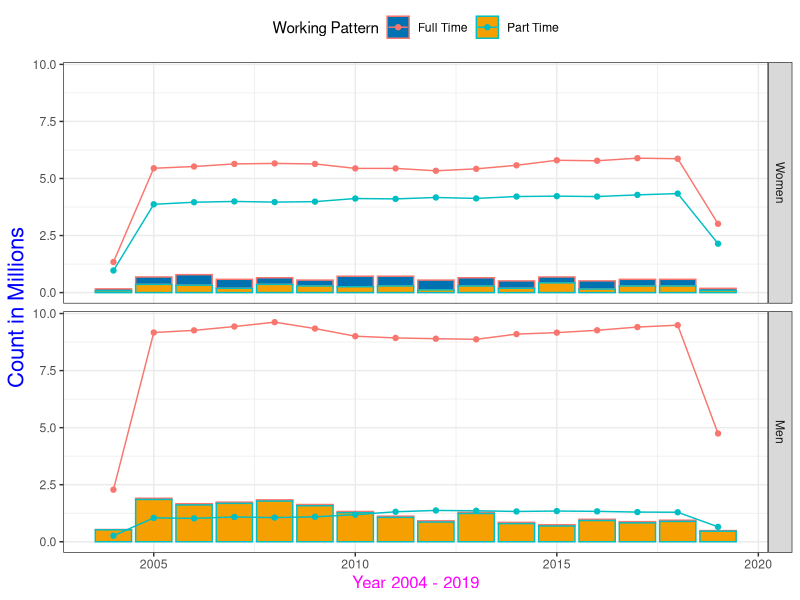

The R script that drew this image:
#set working directory

#load libraries to use

library(tidyverse)
#or
library(tidyr)
library(dplyr)
library(readr)
library(ggplot2)

#load in the dataset with read_csv()

employment <- read_csv("employment_statistics.csv")

#quick recap on tidyverse and pipes
#Pipes feed into each other. Easiest interpretation is to read them as 'then'
#Select variable, then, filter rows, then group, then....
# It reduces the number of environment objects created

employment_clean <- employment %>% #use employment data THEN
  select(-FeatureCode) %>%  #remove FeaureCode THEN
  filter(Measurement == 'Count') %>% #keep only the number ofpeople THEN
  select(-c(Units, Measurement)) #remove unnecessary column



######## Column modulation 

#we want to have the quaters and the years separate
# separate(data, Variable, into= c('ne_varA' , 'new_varB' ), sep = 'separator')

employment_separate <- employment_clean %>% 
  separate(DateCode, c('Year', 'Quarter'), sep="-")

View(employment_separate)

#unite works is the exact opposite way  
# unite(data, new_variable, c(variable1, variable2), sep = 'separator')  


employment_united <- employment_separate %>% 
  unite(DateCode, c('Year', 'Quarter'), sep="-")


####### Finding patterns with grepl and grep ######

genders <- c('male', 'female', 'non-binary', 'transgender', 'other')

# we want to find at which positions we can find the pattern male - i.e. male and female

ind<- grep('male', genders, fixed = T)

gender_cat <- genders[ind]

#or we can check whethere the two words are in with grepl

grepl('male', genders, fixed= T)

genders[grepl('male', genders, fixed= T)] #gives you male and female immediately

#these two functions are sometimes very useeful when trying to filter instances 



######## Advanced Variable creation with mutate #######

#create a new variable based on a conditional statement 
# ifelse(conditon, case_if_true, case_if_false)

employments_mutate <- employment_separate %>% 
  mutate(numbered_gender = ifelse(Gender == 'Male', 1, ifelse(Gender == 'Female', 2, 0)))

# or when we wnat to have several different conditions and we do not want to write many ifelse's
employment_mutate_cases <- employments_mutate %>% 
  mutate(Carrots_eaten = case_when(married_percentage <= 60 ~ 40, married_percentage > 60 & Value<= 4000 ~ 3450, Value > 4000 ~ 6000))  # I have created a random carrots eating variable for illustration purposes
  


# or we can change more than one variable based on the same rule
employment_mutate_at <- employment_mutate_cases %>% 
  mutate_at(vars('Carrots_eaten', 'Value'),  sqrt ) 






############## Advanced filtering  #######


#filter based on more than one matching condition using %in%

employment_females <- employment_mutate_cases %>% 
  filter(Gender %in% c('Male', 'Female')) # or put ! before Gender to get everything that is not Male or Female
#or filter(tolower(Gender) %in% gender_cat)

# we can specify which columns we want to filter at if we want to perform the same
# operation on more than one occasion

employment_filter_at <- employment_mutate_cases %>% 
  filter_at(vars('Carrots_eaten', 'Value'),  ~ . >2000 ) 
#We are keeping only those instances that are larger than 2000 both in carrots_eaten and Value


#Filter_if

# we can also do conditional filtering and mutations
# say you want to  only look at the ones 
employment_filter_if <- employment_mutate_cases %>% 
  filter_if(is.numeric,   all_vars( . < 6000)) #we only want to keep those instances that have a value smaller than 6000 in all numeric columns


#Filter_all
#sometimes you want to filter all of or variables at the same time 
employment_filter_all <- employment_mutate_cases %>% 
  mutate(Royalty = case_when(Gender == 'Female' ~ 'Q1', Gender == 'Male' ~ 'K1', Gender == 'All' ~ 'R1')) %>% 
  filter_all(any_vars(grepl(pattern ='Q1', ., fixed = TRUE))) #any row that is either first quarter or Q1 in royalty




############Joining tables #######


#we can join tables with the same column titles 

employment1<- employment[1:400,]
employment2 <- employment[600 :1200,]

employment_rbind <- rbind(employment1, employment2)



# or we can join based on same number of rows

emplyment_cbind <- cbind(employment1, employment2[1:400,])



### more useful is if we want to join tables we already have
####extra 2 joins: 

#create a lookup table just for ilustration purposes

#func_join(table1, table2, by = common_variables)
#inner_join -  keep only rows that match
#left_join - keep all from table 1, only matching rows in table2
# right_join - keep all from table 2, only matching rows in table 1
# anti_join - keep only rows in table 1 that do not have a match in table 2
# full_join - keep everything 


#we can

to_join <- tibble(married_perc = sort(unique(employment_mutate_cases$married_percentage)), rate_average = rep(c('bellow', 'above'), each = 2))

#join using 
joined_tables <- inner_join(employment_mutate_cases, to_join, by = c('married_percentage' = 'married_perc'))


########## Plotting opportunities #######


#lets make a basic plot

#get data for male and female only

employment_plot <- employment_mutate_cases %>% 
  filter(tolower(Gender) %in% gender_cat) %>% 
  group_by(Year, Gender, `Working Pattern`) %>% 
  summarise(Value = sum(Value),
            married_percentage = mean(married_percentage),
            carrots_eaten = sum(Carrots_eaten))%>% 
  ungroup()


ggplot(employment_plot, aes(x = as.numeric(Year), y = Value/1000000, group = `Working Pattern`, colour = `Working Pattern`)) +
  geom_col(aes(y = carrots_eaten/100000, x = as.numeric(Year) , group = `Working Pattern`, fill = `Working Pattern`)) +
  scale_fill_manual(values = c("#0072B2", "#F69F00"))+ 
  geom_line() +  
  geom_point() +
  facet_grid(Gender~., labeller = as_labeller(c(Female = 'Women', Male = 'Men'))) +
  theme_bw() +
  labs(x = "Year 2004 - 2019", y = "Count in Millions") +
  theme(axis.title.x = element_text(size = 12, colour = 'magenta'),
        axis.title.y = element_text(size = 16, colour = 'blue'),
        legend.position = 'top')
